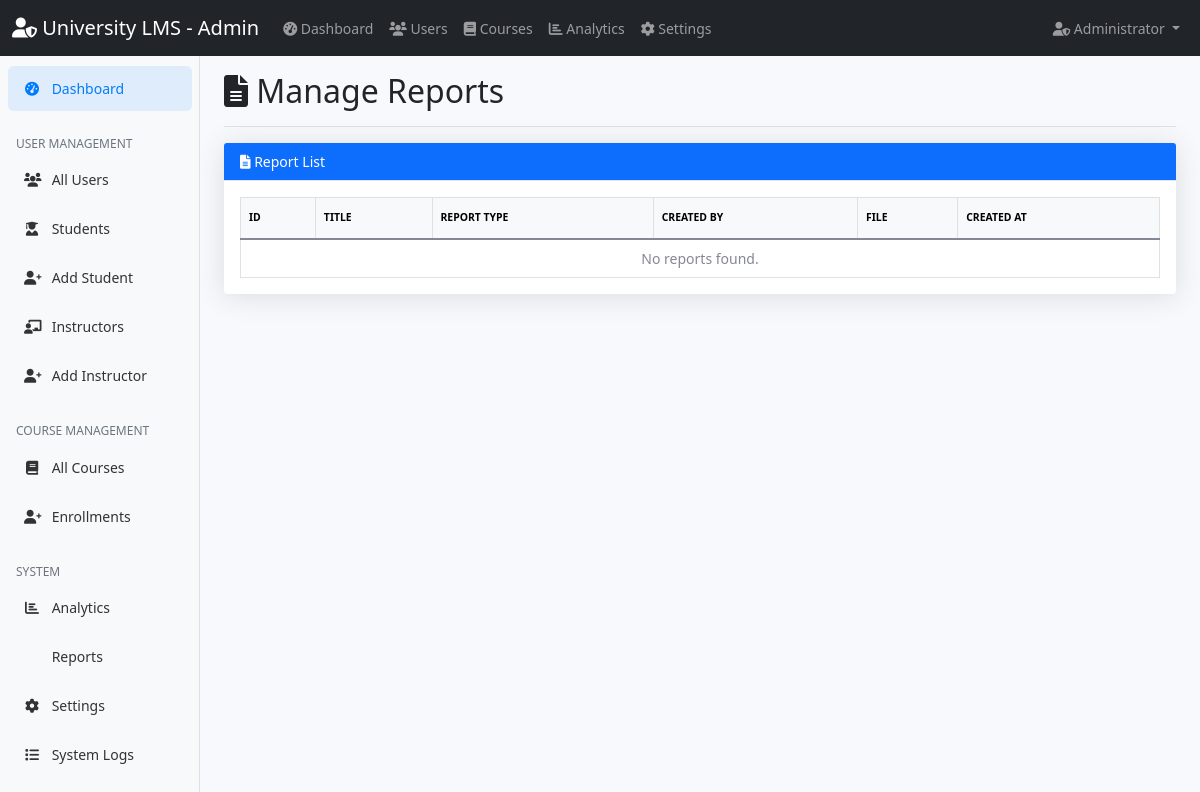
The app's page /admin/reports.php (signed in), older data.
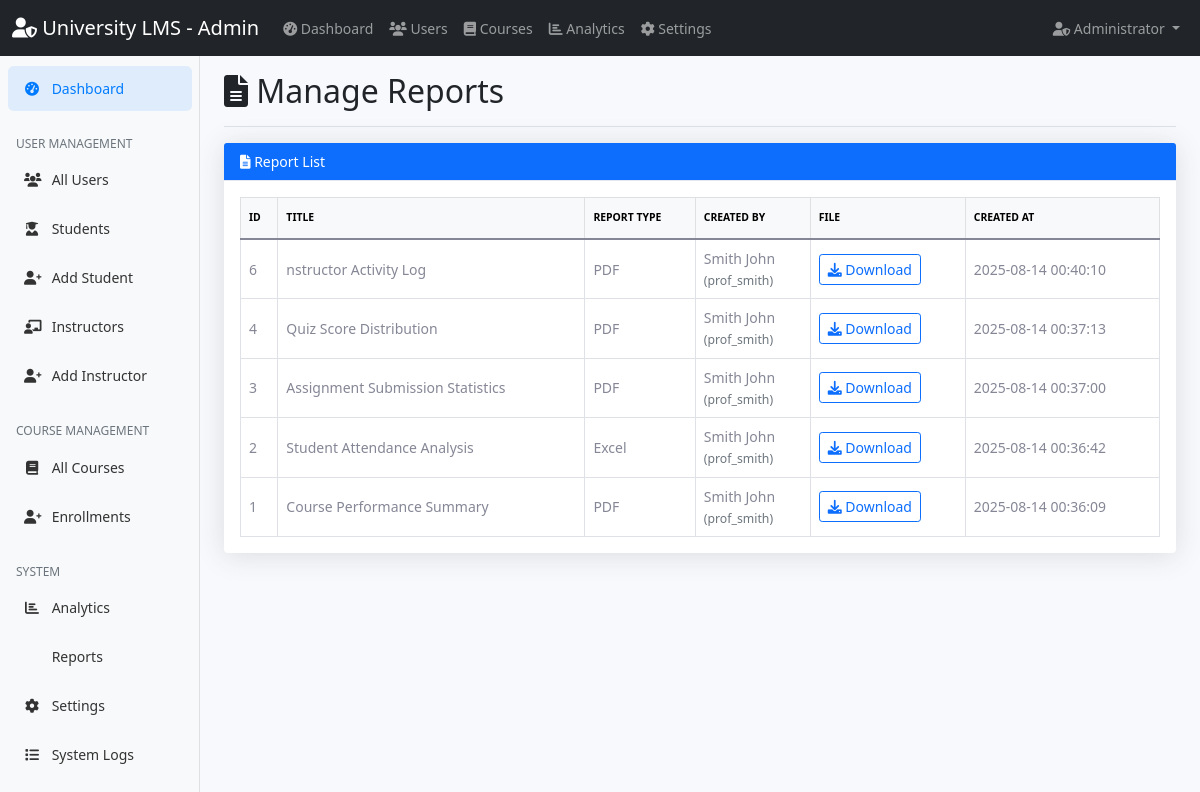
The same page, newer data.
### tables this page shows
CREATE TABLE `reports` (
  `id` int(11) NOT NULL,
  `report_title` varchar(200) NOT NULL,
  `report_type` varchar(100) DEFAULT NULL,
  `generated_by` int(11) NOT NULL,
  `file_path` varchar(255) DEFAULT NULL,
  `created_at` timestamp NOT NULL DEFAULT current_timestamp()
);

CREATE TABLE `users` (
  `id` int(11) NOT NULL,
  `username` varchar(50) NOT NULL,
  `email` varchar(100) NOT NULL,
  `password` varchar(255) NOT NULL,
  `first_name` varchar(50) NOT NULL,
  `last_name` varchar(50) NOT NULL,
  `role` enum('student','instructor','admin') NOT NULL,
  `profile_image` varchar(255) DEFAULT NULL,
  `created_at` timestamp NOT NULL DEFAULT current_timestamp(),
  `updated_at` timestamp NOT NULL DEFAULT current_timestamp() ON UPDATE current_timestamp()
);

### admin/reports.php (the view, shortened to what this page needs)
<?php
$database = new Database();
$conn = $database->getConnection();
$sql = "SELECT r.*, u.username, u.first_name, u.last_name FROM reports r JOIN users u ON r.generated_by = u.id ORDER BY r.created_at DESC";
$stmt = $conn->prepare($sql);
$stmt->execute();
$reports = $stmt->fetchAll(PDO::FETCH_ASSOC);
?>
<!DOCTYPE html>
<html lang="en">
<head>
	<link href="https://cdn.jsdelivr.net/npm/bootstrap@5.1.3/dist/css/bootstrap.min.css" rel="stylesheet">
	<link href="https://cdnjs.cloudflare.com/ajax/libs/font-awesome/6.0.0/css/all.min.css" rel="stylesheet">
	<link href="../assets/css/dashboard.css" rel="stylesheet">
</head>
<body>
	<?php include '../includes/admin_navbar.php'; ?>
	<div class="container-fluid">
		<div class="row">
			<?php include '../includes/admin_sidebar.php'; ?>
			<main class="col-md-9 ms-sm-auto col-lg-10 px-md-4">
				<div class="d-flex justify-content-between flex-wrap flex-md-nowrap align-items-center pt-3 pb-2 mb-3 border-bottom">
					<h1 class="h2">
						<i class="fas fa-file-alt"></i> Manage Reports
					</h1>
				</div>
				<div class="row mb-4">
					<div class="col-12">
						<div class="card shadow">
							<div class="card-header bg-primary text-white">
								<i class="fas fa-file-alt"></i> Report List
							</div>
							<div class="card-body">
								<div class="table-responsive">
									<table class="table table-bordered table-hover align-middle mb-0">
										<thead class="table-light">
											<tr>
												<th scope="col">ID</th>
												<th scope="col">Title</th>
												<th scope="col">Report Type</th>
												<th scope="col">Created By</th>
												<th scope="col">File</th>
												<th scope="col">Created At</th>
											</tr>
										</thead>
										<tbody>
										<?php if ($reports && count($reports) > 0): ?>
											<?php foreach($reports as $row): ?>
												<tr>
													<td><?= $row['id'] ?></td>
													<td><?= htmlspecialchars($row['report_title']) ?></td>
													<td><?= htmlspecialchars($row['report_type']) ?></td>
													<td><?= htmlspecialchars($row['last_name'] . ' ' . $row['first_name']) ?> <br><span class="text-muted small">(<?= htmlspecialchars($row['username']) ?>)</span></td>
													<td>
														<?php if ($row['file_path']): ?>
															<a href="<?= htmlspecialchars($row['file_path']) ?>" class="btn btn-sm btn-outline-primary" target="_blank"><i class="fas fa-download"></i> Download</a>
														<?php else: ?>
															<span class="text-muted">No file</span>
														<?php endif; ?>
													</td>
													<td><?= $row['created_at'] ?></td>
												</tr>
											<?php endforeach; ?>
										<?php else: ?>
											<tr><td colspan="6" class="text-center">No reports found.</td></tr>
										<?php endif; ?>
										</tbody>
									</table>
								</div>
							</div>
						</div>
					</div>
				</div>
			</main>
		</div>
	</div>
</body>
</html>

Row changes from the older to the newer data that the page shows:
added reports: id "6", report_title "nstructor Activity Log", report_type "PDF", generated_by.first_name "Smith John", generated_by.username "prof_smith", created_at "2025-08-14 00:40:10"
added reports: id "4", report_title "Quiz Score Distribution", report_type "PDF", generated_by.first_name "Smith John", generated_by.username "prof_smith", created_at "2025-08-14 00:37:13"
added reports: id "3", report_title "Assignment Submission Statistics", report_type "PDF", generated_by.first_name "Smith John", generated_by.username "prof_smith", created_at "2025-08-14 00:37:00"
added reports: id "2", report_title "Student Attendance Analysis", report_type "Excel", generated_by.first_name "Smith John", generated_by.username "prof_smith", created_at "2025-08-14 00:36:42"
added reports: id "1", report_title "Course Performance Summary", report_type "PDF", generated_by.first_name "Smith John", generated_by.username "prof_smith", created_at "2025-08-14 00:36:09"
Text that changed along with them:
text no longer shown: "No reports found."
